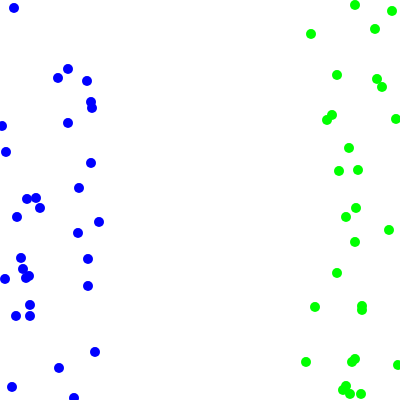
Frame 1 (no input)
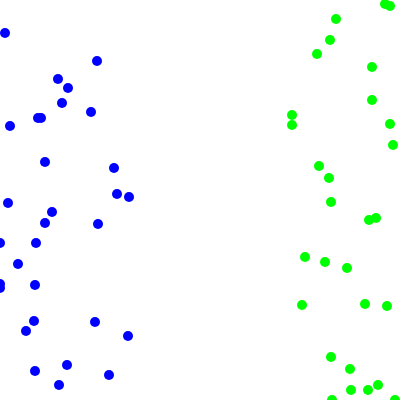
Frame 60 (no input)
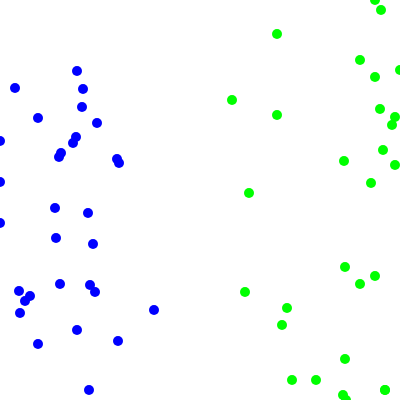
Frame 120 (the mouse pressed at the canvas centre since frame 60)

The p5.js sketch that drew these frames (run headless with seeded random() and noise() and a simulated clock; from frame 60 on, the mouse is pressed at the canvas centre):

// p5.js sketch
// ── sketch.js
const TOTAL_MOLECULES = 60;
const WIDTH = 400;
const SPEED = 5;
const colors = [];

function setup() {
  createCanvas(WIDTH, WIDTH);
  colors.push(color(0,0,255));
  colors.push(color(0,255,0));
}

function getRandomInt(max) {
  return Math.floor(Math.random() * max);
}

function newMolecule() {
  const type = getRandomInt(2);
  if(type==0) return [getRandomInt(WIDTH / 4), getRandomInt(WIDTH), type];
  return [3 * WIDTH / 4 + getRandomInt(WIDTH /  4), getRandomInt(WIDTH), type];
}

const MOLECULES = Array.from({length: TOTAL_MOLECULES}, newMolecule);

// desafio 1: max_speed, na verdade o speed eh entre [-max_speed e +max_speed]
function randomMove(position) {
  const random = SPEED * (getRandomInt(3) - 1);
  position += random;
  return min(WIDTH, max(0, position));
}

function moveMolecule(molecule) {
  molecule[0] = randomMove(molecule[0]);
  molecule[1] = randomMove(molecule[1]);
}

function drawMolecule(molecule) {
  fill(colors[molecule[2]]);
  noStroke();
  circle(molecule[0], molecule[1], 10);
}

function draw() {
  MOLECULES.forEach(moveMolecule);

  background(color(255,255,255));
  MOLECULES.forEach(drawMolecule);
}
